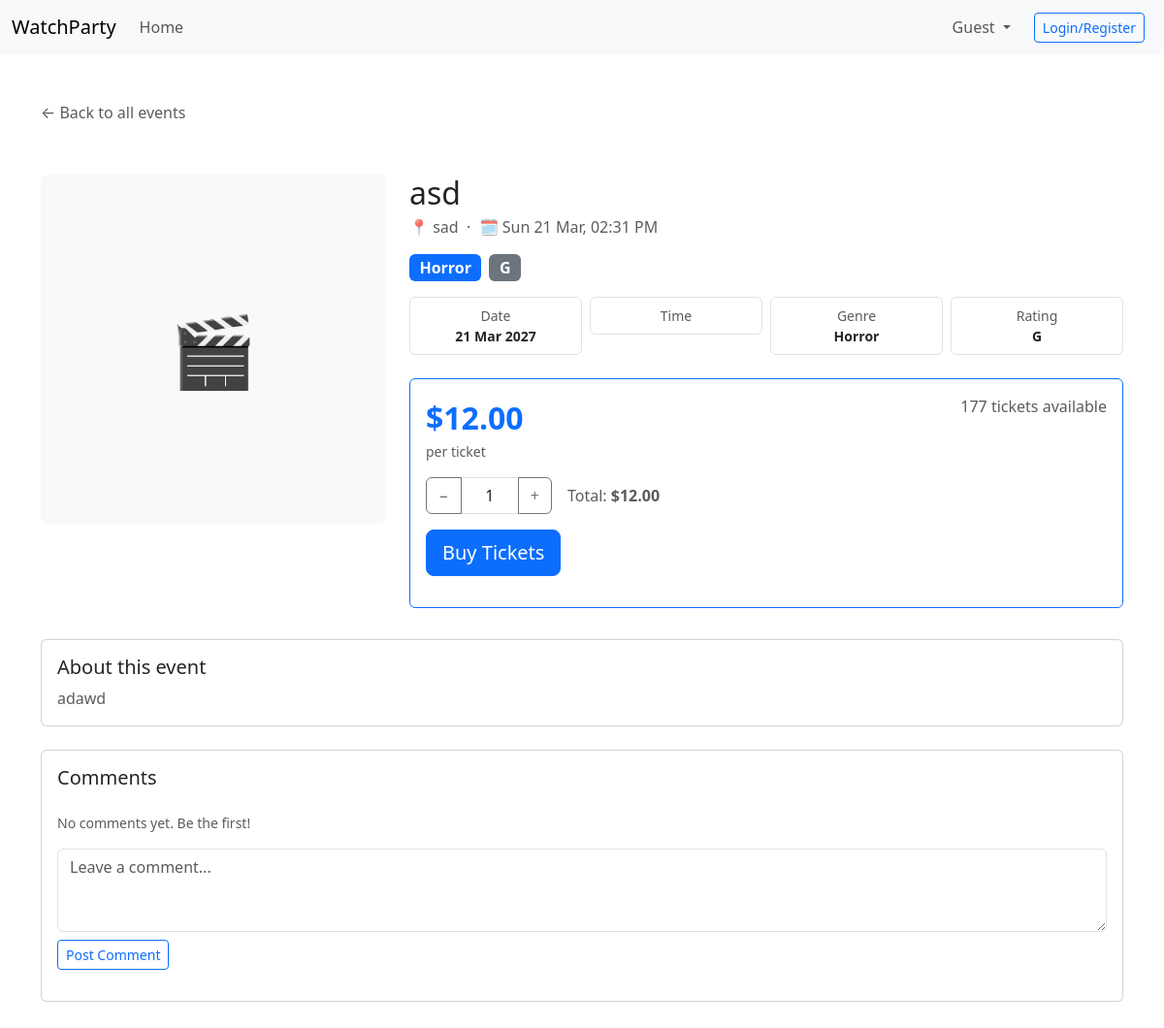
Before: /events/1 with the older database file.
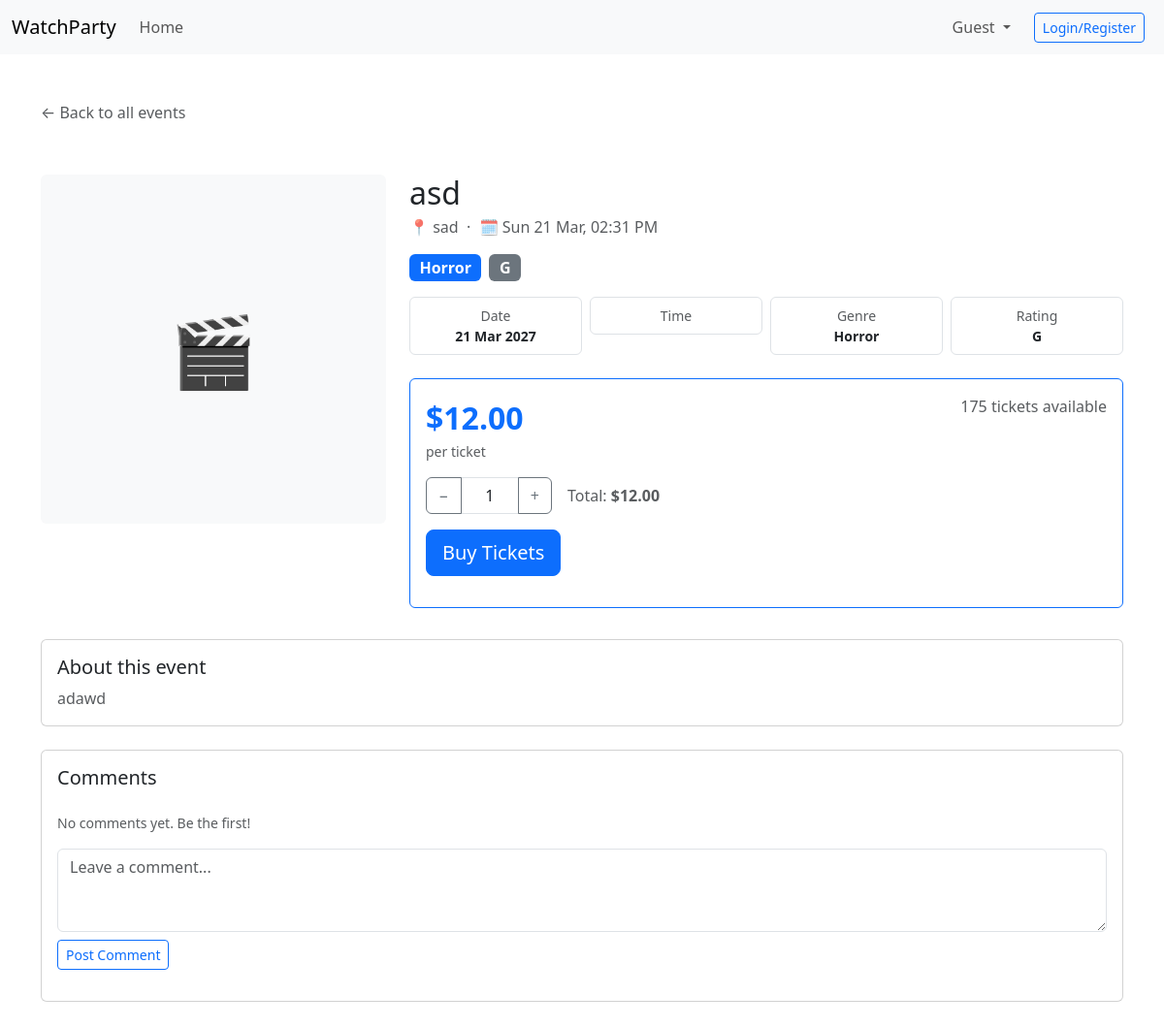
After: the same page with the newer database file.
### website/models.py (models this page shows)
class Event(db.Model):
    __tablename__ = 'event'
    id = db.Column(db.Integer, primary_key=True)
    title = db.Column(db.String(150), nullable=False)
    description = db.Column(db.Text, nullable=False)
    genre = db.Column(db.String(50))
    rating = db.Column(db.String(10))
    ticket_price = db.Column(db.Float)
    tickets_available = db.Column(db.Integer)
    location = db.Column(db.String(120), nullable=False)
    date = db.Column(db.DateTime)
    image = db.Column(db.String(255))
    comments = db.relationship('Comment', backref='event', lazy=True)
    orders = db.relationship('Booking', backref='event', lazy=True)

### website/views.py (the view, shortened to what this page needs)
@main_bp.route('/events/<int:event_id>', methods=['GET', 'POST'])
def event_detail(event_id):
    event = Event.query.get_or_404(event_id)
    comment_form = CommentForm()
    if "cart" not in session:
        session["cart"] = {}
    cart = session["cart"]
    key = str(event_id)
    cart.setdefault(key, 1)
    quantity = cart[key]
    return render_template('event_detail.html', event=event, comment_form=comment_form, quantity=quantity)

### website/forms.py
class CommentForm(FlaskForm):
    text = TextAreaField("Comment", validators=[InputRequired(), Length(min=1, max=500)])
    submit = SubmitField("Post comment")

### website/templates/event_detail.html (shortened to what the changed rows need)
{% extends "base.html" %}
{% block content %}
<div class="container mt-5">
    <div class="row g-4 mt-1">
        <div class="col-md-8">
            <h2 class="mb-1">{{ event.title }}</h2>
            <p class="text-muted mb-3">
                📍 {{ event.location }} &nbsp;·&nbsp;
                🗓 {{ event.date.strftime('%a %d %b, %I:%M %p').lstrip('0') if event.date else 'Date TBC' }}
            </p>
            <div class="mb-3">
                {% if event.genre %}
                <span class="badge bg-primary me-1 fs-6">{{ event.genre }}</span>
                {% endif %}
                {% if event.rating %}
                <span class="badge bg-secondary fs-6">{{ event.rating }}</span>
                {% endif %}
            </div>
            <div class="row g-2 mb-4">
                <div class="col-6 col-md-3">
                    <div class="border rounded p-2 text-center">
                        <div class="text-muted small">Date</div>
                        <div class="fw-semibold small">{{ event.date.strftime('%d %b %Y') if event.date else 'TBC' }}</div>
                    </div>
                </div>
                <div class="col-6 col-md-3">
                </div>
                <div class="col-6 col-md-3">
                    <div class="border rounded p-2 text-center">
                        <div class="text-muted small">Genre</div>
                        <div class="fw-semibold small">{{ event.genre if event.genre else '—' }}</div>
                    </div>
                </div>
                <div class="col-6 col-md-3">
                    <div class="border rounded p-2 text-center">
                        <div class="text-muted small">Rating</div>
                        <div class="fw-semibold small">{{ event.rating if event.rating else '—' }}</div>
                    </div>
                </div>
            </div>
            <div class="card border-primary mb-4">
                <div class="card-body">
                    <div class="d-flex justify-content-between align-items-start mb-3">
                        <div>
                            <div class="fs-2 fw-bold text-primary">
                                {% if event.ticket_price %}${{ "%.2f"|format(event.ticket_price) }}{% else %}Free{% endif %}
                            </div>
                            <div class="text-muted small">per ticket</div>
                        </div>
                        <div class="text-end">
                            {% if event.tickets_available and event.tickets_available > 0 %}
                            {% if event.tickets_available < 10 %}
                            <span class="text-warning fw-semibold">⚠ Only {{ event.tickets_available }} left!</span>
                            {% else %}
                            <span class="text-muted">{{ event.tickets_available }} tickets available</span>
                            {% endif %}
                            {% else %}
                            <span class="text-danger fw-semibold">Sold out</span>
                            {% endif %}
                        </div>
                    </div>
                    {% if event.tickets_available and event.tickets_available > 0 %}
                    <form method="POST">
                        <div class="d-flex align-items-center gap-3 mb-3">
                            <span class="text-muted">
                                Total: <strong>
                                    {% if event.ticket_price %}${{ "%.2f"|format(event.ticket_price * quantity) }}{% else %}Free{% endif %}
                                </strong>
                            </span>
                        </div>
                        {% else %}
                        <div class="d-grid">
                            <button class="btn btn-secondary btn-lg" disabled>Sold Out</button>
                        </div>
                        {% endif %}
                    </form>
                </div>
            </div>
        </div>
    </div>
    <div class="row mt-2">
        <div class="col-12">
            <div class="card mb-4">
                <div class="card-body">
                    <h5 class="card-title">About this event</h5>
                    <p class="card-text text-muted">{{ event.description }}</p>
                </div>
            </div>
        </div>
    </div>
</div>
{% endblock %}

Changed rows visible on the page:
changed Event "asd": tickets_available "177" → "175"
